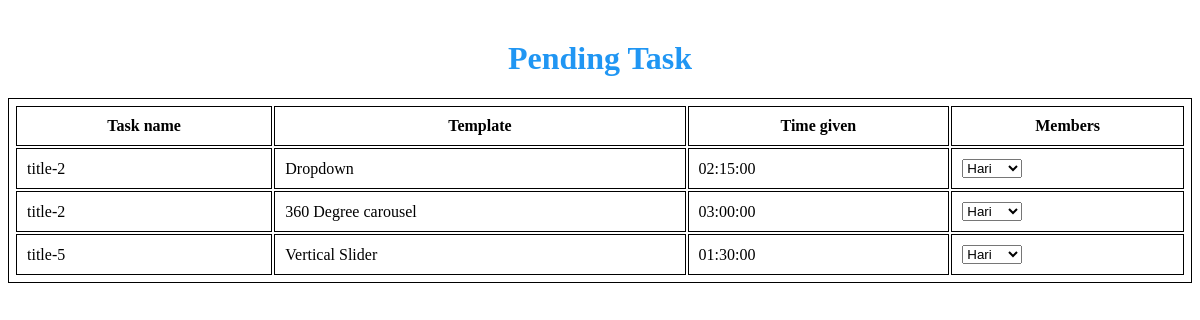
/pendtask.php, run on the app's committed database.
### tables this page shows
CREATE TABLE `assign_task` (
  `id` int(11) NOT NULL,
  `task_name` varchar(255) NOT NULL,
  `temp_tbd` varchar(255) NOT NULL DEFAULT '0',
  `assign_to` varchar(255) NOT NULL,
  `time_v` int(255) NOT NULL,
  `deviation_v` int(255) NOT NULL,
  `status_v` int(11) NOT NULL DEFAULT 0
);

### pendtask.php (the view, shortened to what this page needs)
<?php
include "conn.php";
?>
<!DOCTYPE html>
<html lang="en">
<head>
    <link rel="stylesheet" href="style.css">
</head>
<body>
    <h1 class="heading">Pending Task</h1>
<table>
    <tr>
        <th>
            Task name
        </th>
        <th>
            Template
        </th>
        <th>
            Time given
        </th>
        <th>
            Members
        </th>
    </tr>
    <?php
        $sql="SELECT * FROM `assign_task` WHERE status_v = '0' ";
        $result=mysqli_query($connectDB,$sql);
        while($row=mysqli_fetch_assoc($result)){
            ?>
            <tr>
                <td>
                    <?php echo $row['task_name'] ?>
                </td>
                <td>
                    <?php echo $row['temp_tbd'] ?>
                </td>
                <td>
                <?php echo gmdate("H:i:s", $row['time_v']);   ?>
                </td>
                <td>
                <select name="members" id="members">
                <?php $sql5="SELECT * FROM `veena_team`" ;
                $result5=mysqli_query($connectDB,$sql5);
                while($row5=mysqli_fetch_assoc($result5)){ ?>
                        <option value="<?php echo $row5['name'] ?>"><?php echo $row5['name'] ?></option>
               <?php }?>
               </select>
            </td>
            </tr>
            <?php
        }
    ?>
</table>
</body>
</html>

### style.css (style rules this page uses)
.heading { margin-top: 40px; color: #2096f3; text-align: center; }

### pendtask.php (style rules this page uses)
table { width: 100%; margin: 20px 0; }
table, th, td { border: 1px solid black; padding:5px; }
th,td { padding:10px; }

### data on the page
assign_task: task_name "title-2", temp_tbd "Dropdown", time_v "02:15:00"
assign_task: task_name "title-2", temp_tbd "360 Degree carousel", time_v "03:00:00"
assign_task: task_name "title-5", temp_tbd "Vertical Slider", time_v "01:30:00"

### other printed values
form field members "Hari"
